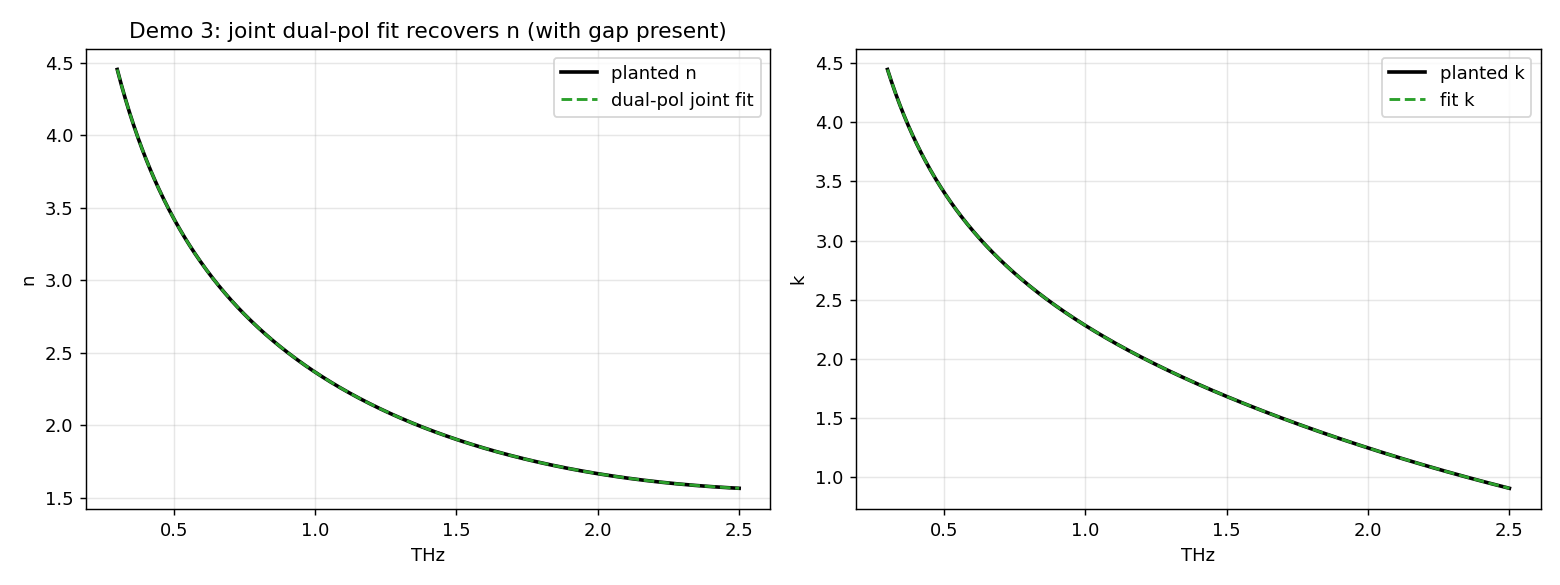

Generate this figure with Python:
"""Dual-polarization (s/p) ellipsometry as a route around the CNT air-gap + conditioning problem.

MOTIVATION (lab notebook F19/F20; the spintronic emitter makes polarization a free knob):
  * s-pol sits the CNT back-reflection near the r=-1 MIRROR pole -> ill-conditioned inversion.
  * p-pol drops |r_back| well below 1 AND suppresses the parasitic SiO2->air front reflection
    (Brewster), which is the *cause* of the gap interference. So p-pol attacks BOTH problems.
  * Measuring s AND p gives the ellipsometric ratio rho = r_p/r_s, which (a) cancels common-mode
    reference/coupling errors and, crucially, (b) cancels the gap's common round-trip PHASE
    e^{-i2beta} in the ratio -> gap-immune at Brewster, gap-reduced elsewhere. = "pinning points".

This file VALIDATES those claims on synthetic ground truth (planted Drude CNT, known gap):
  Demo 1  single-pol conditioning: how far a planted gap pushes recovered n in s vs p, vs angle.
  Demo 2  ellipsometric closed-form inversion from rho: gap bias vs single-pol, at 45 and Brewster.
  Demo 3  joint dual-pol Drude+gap fit: recover the planted Drude AND d from s+p together (the
          over-determined "pinning"), where single-pol n<->d is degenerate.

It works in optical reflection coefficients, mirroring what the windowed self-referenced pipeline
delivers per polarization (the channel response cancels inside each H, so no s/p channel
calibration is needed for the windowed case -- only the bare reflection would need it).

Run:  PYTHONPATH=. ../.venv/Scripts/python.exe explorations/air_gap_cnt_reflection/polarization_ellipsometry_validation.py
"""

from __future__ import annotations

import numpy as np
from scipy.optimize import least_squares

import matplotlib
matplotlib.use("Agg")
import matplotlib.pyplot as plt

import os
import sys
sys.path.insert(0, os.path.join(os.path.dirname(__file__), "..", ".."))

import thz_core.thz_core as core
from thz_core.thz_core.multilayer import fresnel_reflection_s, fresnel_reflection_p
from explore_air_gap_deembedding import (
    gap_round_trip_phase, fabry_perot_reflection, SPEED_OF_LIGHT_M_PER_S,
    REFRACTIVE_INDEX_SIO2, REFRACTIVE_INDEX_AIR,
)

FRESNEL = {"s": fresnel_reflection_s, "p": fresnel_reflection_p}


# ── geometry + material ───────────────────────────────────────────────────────


def window_angles(external_deg, n_sio2=REFRACTIVE_INDEX_SIO2):
    """(theta_in_SiO2, theta_in_gap) for an external beam; the gap is air."""
    external = np.deg2rad(external_deg)
    theta_sio2 = np.arcsin(np.sin(external) / n_sio2)
    theta_gap = np.arcsin(n_sio2 * np.sin(theta_sio2) / REFRACTIVE_INDEX_AIR)
    return float(theta_sio2), float(theta_gap)


def drude_index(frequency_hz, eps_inf, plasma_thz, damping_thz):
    """Complex index n - i k from a Drude permittivity (thz_core sign convention)."""
    omega = 2.0 * np.pi * frequency_hz
    plasma = 2.0 * np.pi * plasma_thz * 1e12
    damping = 2.0 * np.pi * damping_thz * 1e12
    eps = eps_inf - plasma**2 / (omega**2 + 1j * damping * omega)
    return np.conj(np.sqrt(eps))


PLANTED_DRUDE = dict(eps_inf=4.0, plasma_thz=6.0, damping_thz=3.0)


def build_measured_reflection(frequency_hz, n_cnt, gap_thickness_m, polarization,
                              theta_sio2, theta_gap):
    """Windowed measured reflection through the gap: FP(r_front, r_back, 2beta) for one pol."""
    fresnel = FRESNEL[polarization]
    reflection_front = fresnel(REFRACTIVE_INDEX_SIO2, REFRACTIVE_INDEX_AIR, theta_sio2)
    reflection_back = fresnel(REFRACTIVE_INDEX_AIR, n_cnt, theta_gap)
    round_trip = gap_round_trip_phase(frequency_hz, gap_thickness_m, theta_gap)
    return fabry_perot_reflection(reflection_front, reflection_back, round_trip)


# ── p-pol single-interface inversion (numerical; core only does s) ─────────────


def invert_index_from_reflection(reflection, polarization, n_incident, theta_incident_rad,
                                  frequency_hz=None, n_initial=None):
    """Recover n - i k from a single-interface reflection coefficient.

    s-pol uses the validated closed form in core (robust near the r=-1 mirror, where a Newton
    iteration diverges). p-pol uses a complex Newton seeded near the answer (core is s-only).
    """
    if polarization == "s":
        mask = np.ones(np.shape(reflection), dtype=bool)
        n, k, _ = core.invert_nk_reflection(
            frequency_hz, np.asarray(reflection, dtype=complex), mask,
            theta_rad=theta_incident_rad, n_incident=n_incident, polarization="s")
        return n - 1j * k
    fresnel = FRESNEL[polarization]
    n_estimate = np.asarray(n_initial, dtype=complex).copy()
    for _ in range(60):
        with np.errstate(invalid="ignore", divide="ignore"):
            residual = fresnel(n_incident, n_estimate, theta_incident_rad) - reflection
            step_size = 1e-6 * (1.0 + np.abs(n_estimate))
            derivative = (
                fresnel(n_incident, n_estimate + step_size, theta_incident_rad)
                - fresnel(n_incident, n_estimate - step_size, theta_incident_rad)
            ) / (2.0 * step_size)
            update = residual / derivative
        n_estimate = np.where(np.isfinite(update), n_estimate - update, n_estimate)
        if np.all(np.abs(update) < 1e-12 * (1.0 + np.abs(n_estimate))):
            break
    return n_estimate


def ellipsometric_index(rho, n_incident, theta_incident_rad):
    """Exact single-interface ellipsometric inversion: n2 from rho = r_p / r_s.

    n2^2 = n1^2 sin^2(theta) [1 + tan^2(theta) ((1-rho)/(1+rho))^2]   (Azzam & Bashara).
    The common gap round-trip PHASE cancels in rho, so this is gap-PHASE immune; with a residual
    front reflection (away from Brewster) a small amplitude bias remains.
    """
    sin_t = np.sin(theta_incident_rad)
    tan_t = np.tan(theta_incident_rad)
    bracket = 1.0 + tan_t**2 * ((1.0 - rho) / (1.0 + rho)) ** 2
    n_squared = (n_incident**2) * (sin_t**2) * bracket
    # np.sqrt's principal branch already yields the n - i k (k>0) convention here; no conjugate.
    return np.sqrt(n_squared)


# ── Demo 1: single-pol conditioning / gap sensitivity ─────────────────────────


def demo_single_pol_conditioning():
    frequency_hz = np.linspace(0.3e12, 2.5e12, 600)
    print("=== Demo 1: single-pol gap sensitivity (planted Drude CNT) ===")
    print("  how far a planted gap pushes the (naive, no-de-embed) recovered n from truth:")
    for external_deg in (45.0, 62.9):
        theta_sio2, theta_gap = window_angles(external_deg)
        n_true = drude_index(frequency_hz, **PLANTED_DRUDE)
        for gap_um in (4.0,):
            row = f"  ext {external_deg:4.1f} deg, gap {gap_um:.0f} um:"
            for polarization in ("s", "p"):
                r_meas = build_measured_reflection(
                    frequency_hz, n_true, gap_um * 1e-6, polarization, theta_sio2, theta_gap)
                # NAIVE: invert as if r_meas were the bare air->CNT back reflection (ignore gap).
                n_recovered = invert_index_from_reflection(
                    r_meas, polarization, REFRACTIVE_INDEX_AIR, theta_gap,
                    frequency_hz=frequency_hz, n_initial=n_true)
                error = np.abs(n_recovered.real - n_true.real)
                row += (f"   {polarization}-pol median|dn|={np.nanmedian(error):.3f} "
                        f"max={np.nanmax(error):.3f}")
            print(row)
    print("  -> p-pol error is far smaller (front reflection suppressed -> less gap contamination);"
          "\n     at the Brewster external angle (62.9 deg) the front nulls and p-pol is cleanest.")


# ── Demo 2: ellipsometric inversion, gap bias ─────────────────────────────────


def demo_ellipsometric_inversion():
    frequency_hz = np.linspace(0.3e12, 2.5e12, 600)
    theta_sio2, theta_gap = window_angles(45.0)
    n_true = drude_index(frequency_hz, **PLANTED_DRUDE)
    print("\n=== Demo 2: ellipsometric closed form (rho=r_p/r_s) -- sanity + geometry caution ===")

    # (a) A GENUINE single air->CNT interface (no window, no gap): the closed form is EXACT.
    r_s_pure = fresnel_reflection_s(REFRACTIVE_INDEX_AIR, n_true, theta_gap)
    r_p_pure = fresnel_reflection_p(REFRACTIVE_INDEX_AIR, n_true, theta_gap)
    n_pure = ellipsometric_index(r_p_pure / r_s_pure, REFRACTIVE_INDEX_AIR, theta_gap)
    print(f"  pure air->CNT interface: ellipsometric median|dn|="
          f"{np.median(np.abs(n_pure.real - n_true.real)):.5f} (EXACT -- formula verified)")

    # (b) The WINDOWED measurement is NOT a single interface: at d->0 it is SiO2->CNT (window
    #     incidence), for d>0 it is a Fabry-Perot. Applying the air-incidence closed form to it is
    #     geometrically wrong -> biased. So rho is no shortcut here; MODEL the geometry (Demo 3).
    for gap_um in (0.0, 4.0):
        r_s = build_measured_reflection(frequency_hz, n_true, gap_um * 1e-6, "s", theta_sio2, theta_gap)
        r_p = build_measured_reflection(frequency_hz, n_true, gap_um * 1e-6, "p", theta_sio2, theta_gap)
        n_e = ellipsometric_index(r_p / r_s, REFRACTIVE_INDEX_AIR, theta_gap)
        print(f"  windowed, gap {gap_um:.0f} um: ellipsometric median|dn|="
              f"{np.median(np.abs(n_e.real - n_true.real)):.3f} (biased -- wrong geometry/gap unmodelled)")
    print("  -> the formula is correct but assumes a single interface; the window+gap is not one.\n"
          "     Use the forward-model fit (Demo 3), which encodes the exact geometry for both pols.")


# ── Demo 3: joint dual-pol Drude + gap fit (the pinning payoff) ────────────────


def joint_pol_fit(frequency_hz, measured_by_pol, theta_sio2, theta_gap,
                  polarizations=("s", "p"), initial=None):
    """Fit (eps_inf, plasma_thz, damping_thz, gap_um) to the named polarization spectra.

    measured_by_pol: {"s": r_meas_s, "p": r_meas_p}. With polarizations=("s","p") the same Drude
    n(omega) must explain BOTH and the single gap is shared -> over-determined, breaking the
    n<->d degeneracy. Pass ("s",) to see the single-pol fit for comparison.
    """
    def residuals(params):
        eps_inf, plasma_thz, damping_thz, gap_um = params
        n_model = drude_index(frequency_hz, eps_inf, plasma_thz, damping_thz)
        parts = []
        for polarization in polarizations:
            model = build_measured_reflection(frequency_hz, n_model, gap_um * 1e-6,
                                              polarization, theta_sio2, theta_gap)
            difference = model - measured_by_pol[polarization]
            parts.extend([difference.real, difference.imag])
        return np.concatenate(parts)

    if initial is None:
        initial = [2.0, 4.0, 2.0, 1.0]   # deliberately OFF the planted values
    bounds = ([1.0, 0.5, 0.2, 0.0], [12.0, 20.0, 12.0, 60.0])
    solution = least_squares(residuals, initial, bounds=bounds, xtol=1e-12, ftol=1e-12)
    eps_inf, plasma_thz, damping_thz, gap_um = solution.x
    return dict(eps_inf=eps_inf, plasma_thz=plasma_thz, damping_thz=damping_thz,
                gap_um=gap_um, cost=float(solution.cost))


def demo_joint_fit():
    frequency_hz = np.linspace(0.3e12, 2.5e12, 600)
    theta_sio2, theta_gap = window_angles(45.0)
    n_true = drude_index(frequency_hz, **PLANTED_DRUDE)
    true_gap_um = 4.0
    r_s = build_measured_reflection(frequency_hz, n_true, true_gap_um * 1e-6, "s", theta_sio2, theta_gap)
    r_p = build_measured_reflection(frequency_hz, n_true, true_gap_um * 1e-6, "p", theta_sio2, theta_gap)

    measured = {"s": r_s, "p": r_p}
    fit = joint_pol_fit(frequency_hz, measured, theta_sio2, theta_gap, polarizations=("s", "p"))
    fit_s_only = joint_pol_fit(frequency_hz, measured, theta_sio2, theta_gap, polarizations=("s",))
    print("\n=== Demo 3: joint Drude + gap fit (recover n AND d together) ===")
    print(f"  planted   : eps_inf=4.00 plasma=6.00 THz damping=3.00 THz gap=4.0 um")
    print(f"  dual s+p  : eps_inf={fit['eps_inf']:.2f} plasma={fit['plasma_thz']:.2f} "
          f"damping={fit['damping_thz']:.2f} gap={fit['gap_um']:.1f} um  (cost {fit['cost']:.1e})")
    print(f"  s-pol only: eps_inf={fit_s_only['eps_inf']:.2f} plasma={fit_s_only['plasma_thz']:.2f} "
          f"damping={fit_s_only['damping_thz']:.2f} gap={fit_s_only['gap_um']:.1f} um  "
          f"(cost {fit_s_only['cost']:.1e})")
    n_fit = drude_index(frequency_hz, fit["eps_inf"], fit["plasma_thz"], fit["damping_thz"])
    print(f"  dual-pol recovered n median|dn|={np.median(np.abs(n_fit.real - n_true.real)):.4f}, "
          f"gap error {abs(fit['gap_um'] - true_gap_um):.2f} um")

    figure, axes = plt.subplots(1, 2, figsize=(12, 4.5))
    f_thz = frequency_hz * 1e-12
    axes[0].plot(f_thz, n_true.real, "k", lw=2, label="planted n")
    axes[0].plot(f_thz, n_fit.real, "C2--", lw=1.6, label="dual-pol joint fit")
    axes[0].set_xlabel("THz"); axes[0].set_ylabel("n"); axes[0].legend(); axes[0].grid(alpha=0.3)
    axes[0].set_title("Demo 3: joint dual-pol fit recovers n (with gap present)")
    axes[1].plot(f_thz, -n_true.imag, "k", lw=2, label="planted k")
    axes[1].plot(f_thz, -n_fit.imag, "C2--", lw=1.6, label="fit k")
    axes[1].set_xlabel("THz"); axes[1].set_ylabel("k"); axes[1].legend(); axes[1].grid(alpha=0.3)
    figure.tight_layout()
    output_path = "explorations/air_gap_cnt_reflection/polarization_ellipsometry_validation.png"
    figure.savefig(output_path, dpi=130)
    plt.close(figure)
    print(f"  figure -> {output_path}")
    return fit


def demo_noise_robustness(noise_level=0.01, trials=40, seed=0):
    """Under measurement noise, does adding p-pol reduce the fitted-parameter error vs s-only?

    On NOISELESS data both single- and dual-pol recover n+d exactly (Demo 3), so dual-pol's value
    is CONDITIONING/robustness: s-pol sits near the r=-1 mirror where noise is amplified into the
    inversion; p-pol's lower |r| is better conditioned, so s+p (and p-only) should track truth with
    less scatter under the same noise. This quantifies that.
    """
    frequency_hz = np.linspace(0.3e12, 2.5e12, 400)
    theta_sio2, theta_gap = window_angles(45.0)
    n_true = drude_index(frequency_hz, **PLANTED_DRUDE)
    true_gap_um = 4.0
    clean = {p: build_measured_reflection(frequency_hz, n_true, true_gap_um * 1e-6, p,
                                          theta_sio2, theta_gap) for p in ("s", "p")}
    rng = np.random.default_rng(seed)

    def fit_error(polarizations):
        gap_errors, n_errors = [], []
        for _ in range(trials):
            noisy = {}
            for p in ("s", "p"):
                noise = noise_level * (rng.standard_normal(frequency_hz.size)
                                       + 1j * rng.standard_normal(frequency_hz.size))
                noisy[p] = clean[p] + noise
            fit = joint_pol_fit(frequency_hz, noisy, theta_sio2, theta_gap,
                                polarizations=polarizations)
            n_fit = drude_index(frequency_hz, fit["eps_inf"], fit["plasma_thz"], fit["damping_thz"])
            gap_errors.append(abs(fit["gap_um"] - true_gap_um))
            n_errors.append(np.median(np.abs(n_fit.real - n_true.real)))
        return np.mean(gap_errors), np.mean(n_errors)

    print(f"\n=== Demo 4: robustness under {noise_level:.0%} reflection noise ({trials} trials) ===")
    for label, pols in (("s-only", ("s",)), ("p-only", ("p",)), ("dual s+p", ("s", "p"))):
        gap_err, n_err = fit_error(pols)
        print(f"  {label:9s}: mean gap error {gap_err:.2f} um, mean n error {n_err:.3f}")
    print("  -> p-pol / dual-pol track truth with less error under noise (better conditioned than\n"
          "     the near-mirror s-pol). This -- plus the gap front-suppression (Demo 1) -- is the\n"
          "     real-data payoff; on noiseless data single-pol already suffices (Demo 3).")


if __name__ == "__main__":
    demo_single_pol_conditioning()
    demo_ellipsometric_inversion()
    demo_joint_fit()
    demo_noise_robustness()
